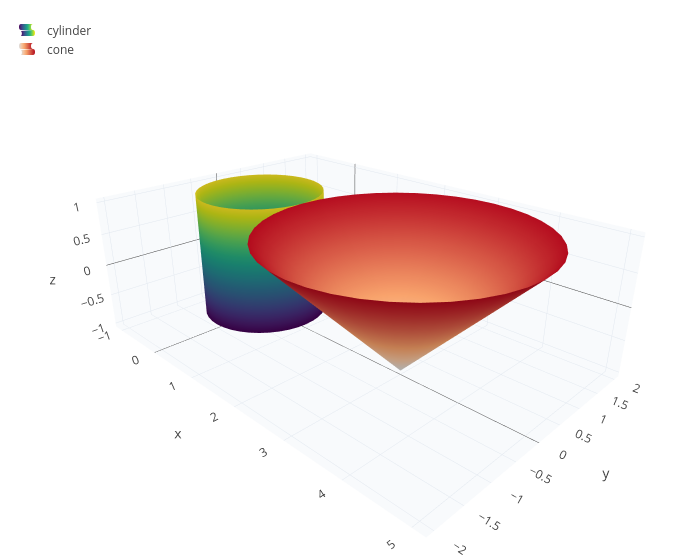

The code cell stored with this chart in its notebook:
### Code cell
legend(show(surface(cos(v), sin(v), h, h, -1, 1, v, 0, 2*pi), surface(w*cos(v) + 3, w*sin(v), w - 1, w, 0, 2, v, 0, 2*pi)), "cylinder", "cone")

### Figure 1 — Plotly figure (JSON) as saved in the notebook; plotly's stock layout.template omitted (floating-point values rounded to 4 significant figures; data arrays with more than 128 entries replaced by an {"elided": "..."} marker saying what was removed)
{"data": [{"colorscale": "Viridis", "name": "cylinder", "opacity": 1, "showlegend": true, "showscale": false, "type": "surface", "x": {"elided": "41x41 float values"}, "y": {"elided": "41x41 float values"}, "z": {"elided": "41x41 float values"}}, {"colorscale": "Reds", "name": "cone", "opacity": 1, "showlegend": true, "showscale": false, "type": "surface", "x": {"elided": "41x41 float values"}, "y": {"elided": "41x41 float values"}, "z": {"elided": "41x41 float values"}}], "layout": {"height": 560, "legend": {"x": 0.01, "y": 0.99}, "margin": {"b": 0, "l": 0, "r": 0, "t": 10}, "scene": {"aspectmode": "data", "camera": {"eye": {"x": 1.6, "y": -1.6, "z": 1.0}}, "xaxis": {"backgroundcolor": "#f8fafc", "gridcolor": "#e2e8f0", "showbackground": true, "title": {"text": "x"}}, "yaxis": {"backgroundcolor": "#f8fafc", "gridcolor": "#e2e8f0", "showbackground": true, "title": {"text": "y"}}, "zaxis": {"backgroundcolor": "#f8fafc", "gridcolor": "#e2e8f0", "showbackground": true, "title": {"text": "z"}}}, "showlegend": true, "title": {"text": ""}, "width": 700}}
